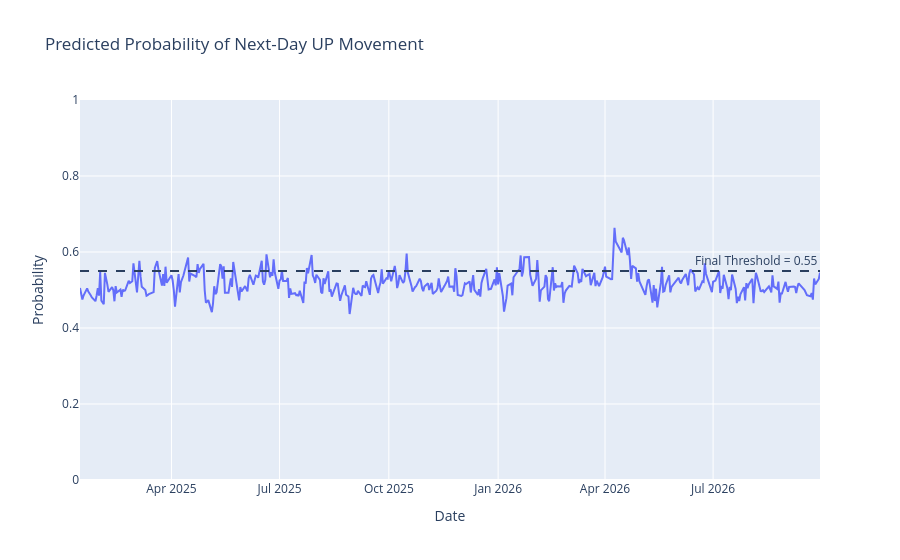

The notebook cell saved with this chart:
### Code cell
fig = go.Figure()

fig.add_trace(
    go.Scatter(
        x=test_predictions.index,
        y=test_predictions["Prob_UP"],
        mode="lines",
        name="Probability of UP"
    )
)

fig.add_hline(
    y=0.55,
    line_dash="dash",
    annotation_text="Final Threshold = 0.55"
)

fig.update_layout(
    title="Predicted Probability of Next-Day UP Movement",
    xaxis_title="Date",
    yaxis_title="Probability",
    yaxis_range=[0, 1]
)

fig.show()

### Figure 1 — Plotly figure (JSON) as saved in the notebook; plotly's stock layout.template omitted (floating-point values rounded to 4 significant figures; data arrays with more than 128 entries replaced by an {"elided": "..."} marker saying what was removed)
{"data": [{"mode": "lines", "name": "Probability of UP", "type": "scatter", "x": {"elided": "417 str values"}, "y": {"elided": "417 float values"}}], "layout": {"annotations": [{"showarrow": false, "text": "Final Threshold = 0.55", "x": 1, "xanchor": "right", "xref": "x domain", "y": 0.55, "yanchor": "bottom", "yref": "y"}], "shapes": [{"line": {"dash": "dash"}, "type": "line", "x0": 0, "x1": 1, "xref": "x domain", "y0": 0.55, "y1": 0.55, "yref": "y"}], "title": {"text": "Predicted Probability of Next-Day UP Movement"}, "xaxis": {"title": {"text": "Date"}}, "yaxis": {"range": [0, 1], "title": {"text": "Probability"}}}}
